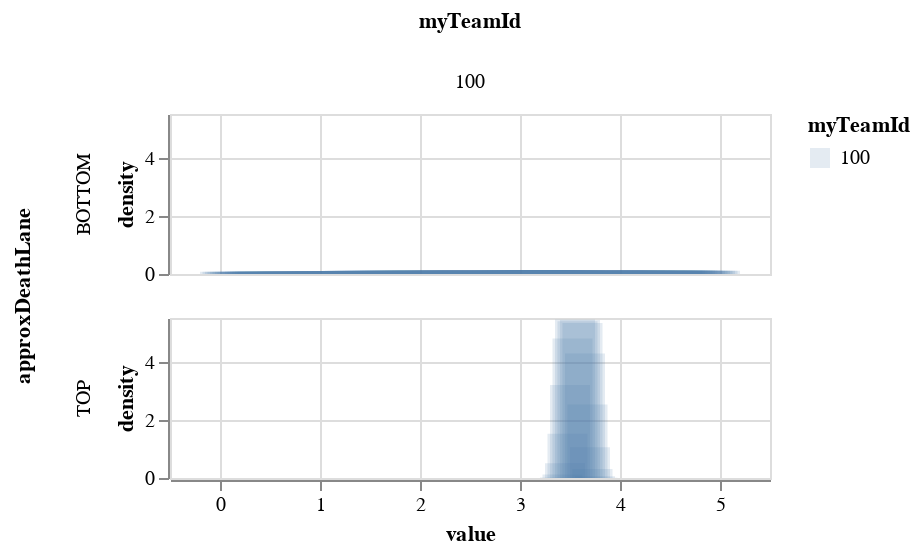

Source (notebook cell):
### Code cell
#=
Abbiamo tutte le first blood dei giocatori del team in esame.
Voglio sapere quando le fanno e dove le fanno per determinare la lane più gankata.
assistingPartcipantsIds -> teamPosition
killerId -> teamPosition
Ma forse non ci serve la firstBlood, in realtà vogliamo sapere quali sono le lane più gankate e quando
=#
ganksWithKillsHist = @vlplot(
	width = 300,
	height = 80,
	transform = [
    {
      density = :timestamp,
      groupby = [:approxDeathLane,:myTeamId],
      extent = [0, 5]
    }
  	],
	data = firstBloodDf,
	mark = {
		type=:bar,
		size = 20,
		opacity=0.15,
		tooltip = true
	},
	encoding = {
		x = {
			field = "value",
			type = "Q"
		},
		y = {
			field = "density",
			type = "quantitative",
			stack = "zero"
		},
		color = {
			field = :myTeamId,
			type = "nominal"
		},
		row = {
			field = :approxDeathLane,
			type = "N"
		},
		column = {
			field = :myTeamId,
			type = "N"
		}
	}
)

### Figure 1 — Vega-Lite specification as saved in the notebook (floating-point values rounded to 4 significant figures)
{"data": {"values": [{"approxDeathLane": "BOTTOM", "bounty": 400, "killStreakLength": 0, "killerId": 4, "matchId": "EUW1_5595469851", "myTeamId": 100, "position": "(x = 12402, y = 1583)", "timestamp": 3.207, "type": "CHAMPION_KILL", "victimId": 9}, {"approxDeathLane": "BOTTOM", "bounty": 400, "killStreakLength": 0, "killerId": 4, "matchId": "EUW1_5595469851", "myTeamId": 100, "position": "(x = 12402, y = 1583)", "timestamp": 3.207, "type": "CHAMPION_KILL", "victimId": 9}, {"approxDeathLane": "TOP", "bounty": 400, "killStreakLength": 0, "killerId": 1, "matchId": "EUW1_5596726627", "myTeamId": 100, "position": "(x = 1983, y = 11719)", "timestamp": 3.538, "type": "CHAMPION_KILL", "victimId": 6}, {"approxDeathLane": "TOP", "bounty": 400, "killStreakLength": 0, "killerId": 1, "matchId": "EUW1_5596726627", "myTeamId": 100, "position": "(x = 1983, y = 11719)", "timestamp": 3.538, "type": "CHAMPION_KILL", "victimId": 6}, {"approxDeathLane": "TOP", "bounty": 300, "killStreakLength": 0, "killerId": 1, "matchId": "EUW1_5597047392", "myTeamId": 100, "position": "(x = 1524, y = 11588)", "timestamp": 3.628, "type": "CHAMPION_KILL", "victimId": 6}, {"approxDeathLane": "TOP", "bounty": 300, "killStreakLength": 0, "killerId": 1, "matchId": "EUW1_5597047392", "myTeamId": 100, "position": "(x = 1524, y = 11588)", "timestamp": 3.628, "type": "CHAMPION_KILL", "victimId": 6}]}, "encoding": {"color": {"field": "myTeamId", "type": "nominal"}, "column": {"field": "myTeamId", "type": "N"}, "row": {"field": "approxDeathLane", "type": "N"}, "x": {"field": "value", "type": "Q"}, "y": {"field": "density", "stack": "zero", "type": "quantitative"}}, "height": 80, "mark": {"opacity": 0.15, "size": 20, "tooltip": true, "type": "bar"}, "transform": [{"density": "timestamp", "extent": [0, 5], "groupby": ["approxDeathLane", "myTeamId"]}], "width": 300}
